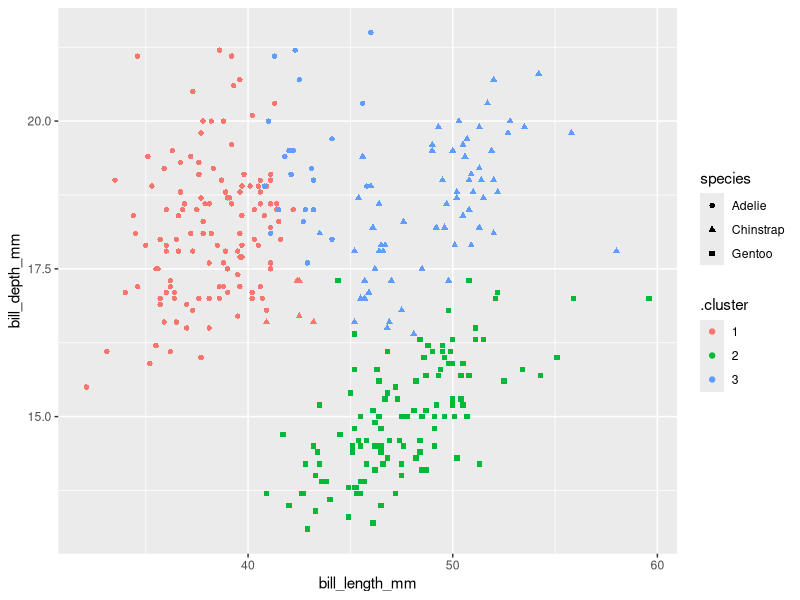

Generate this figure with R:
## ---- chunk 1

library(palmerpenguins)
library(tidyverse)
library(broom)
## ---- chunk 2
penguins_no_na <- penguins %>% na.omit()
kclust <- kmeans(penguins_no_na %>% select(bill_length_mm, bill_depth_mm, flipper_length_mm, body_mass_g) %>% as.matrix() %>% scale(),
                 centers = 3)
kclust
kc1 <- augment(kclust, penguins_no_na)
tidy(kclust)
ggplot(kc1, aes(x=bill_length_mm, y = bill_depth_mm, color=.cluster, shape=species)) + geom_point()
